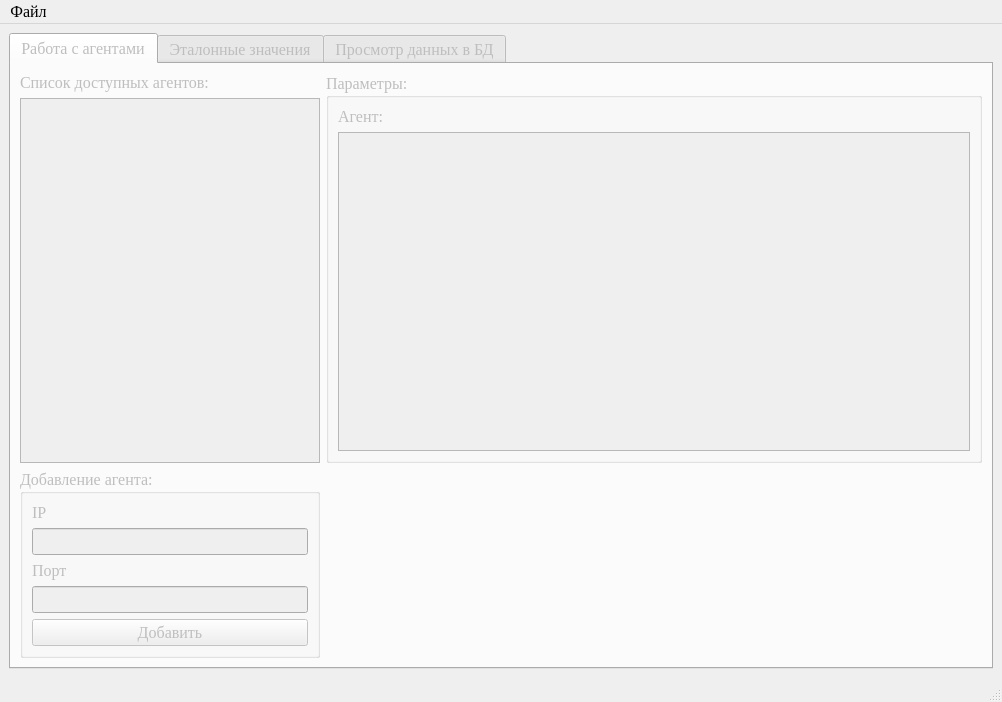
<?xml version="1.0" encoding="UTF-8"?>
<ui version="4.0">
 <class>MainWindow</class>
 <widget class="QMainWindow" name="MainWindow">
  <property name="geometry">
   <rect>
    <x>0</x>
    <y>0</y>
    <width>1002</width>
    <height>702</height>
   </rect>
  </property>
  <property name="font">
   <font>
    <family>Times New Roman</family>
    <pointsize>12</pointsize>
   </font>
  </property>
  <property name="windowTitle">
   <string>MainWindow</string>
  </property>
  <widget class="QWidget" name="centralwidget">
   <layout class="QGridLayout" name="gridLayout">
    <item row="0" column="0">
     <widget class="QTabWidget" name="tabWidget">
      <property name="enabled">
       <bool>false</bool>
      </property>
      <property name="currentIndex">
       <number>0</number>
      </property>
      <widget class="QWidget" name="tab">
       <attribute name="title">
        <string>Работа с агентами</string>
       </attribute>
       <layout class="QGridLayout" name="gridLayout_2">
        <item row="1" column="0">
         <widget class="QListWidget" name="listWidget">
          <property name="maximumSize">
           <size>
            <width>300</width>
            <height>16777215</height>
           </size>
          </property>
          <property name="editTriggers">
           <set>QAbstractItemView::NoEditTriggers</set>
          </property>
         </widget>
        </item>
        <item row="2" column="0">
         <widget class="QGroupBox" name="groupBox">
          <property name="maximumSize">
           <size>
            <width>300</width>
            <height>16777215</height>
           </size>
          </property>
          <property name="title">
           <string>Добавление агента:</string>
          </property>
          <layout class="QVBoxLayout" name="verticalLayout">
           <item>
            <widget class="QLabel" name="label">
             <property name="maximumSize">
              <size>
               <width>16777215</width>
               <height>27</height>
              </size>
             </property>
             <property name="text">
              <string>IP</string>
             </property>
            </widget>
           </item>
           <item>
            <widget class="QLineEdit" name="lineEdit"/>
           </item>
           <item>
            <widget class="QLabel" name="label_2">
             <property name="maximumSize">
              <size>
               <width>16777215</width>
               <height>27</height>
              </size>
             </property>
             <property name="text">
              <string>Порт</string>
             </property>
            </widget>
           </item>
           <item>
            <widget class="QLineEdit" name="lineEdit_2"/>
           </item>
           <item>
            <widget class="QPushButton" name="pushButton">
             <property name="text">
              <string>Добавить</string>
             </property>
            </widget>
           </item>
          </layout>
         </widget>
        </item>
        <item row="0" column="0">
         <widget class="QLabel" name="label_5">
          <property name="text">
           <string>Список доступных агентов:</string>
          </property>
         </widget>
        </item>
        <item row="0" column="1" rowspan="2">
         <widget class="QGroupBox" name="groupBox_7">
          <property name="title">
           <string>Параметры:</string>
          </property>
          <layout class="QGridLayout" name="gridLayout_5">
           <item row="0" column="1">
            <widget class="QLabel" name="label_7">
             <property name="text">
              <string/>
             </property>
            </widget>
           </item>
           <item row="0" column="0">
            <widget class="QLabel" name="label_6">
             <property name="maximumSize">
              <size>
               <width>100</width>
               <height>16777215</height>
              </size>
             </property>
             <property name="text">
              <string>Агент:</string>
             </property>
            </widget>
           </item>
           <item row="1" column="0" colspan="2">
            <widget class="QTableWidget" name="tableWidget_2">
             <property name="editTriggers">
              <set>QAbstractItemView::NoEditTriggers</set>
             </property>
             <property name="selectionMode">
              <enum>QAbstractItemView::NoSelection</enum>
             </property>
            </widget>
           </item>
          </layout>
         </widget>
        </item>
       </layout>
      </widget>
      <widget class="QWidget" name="tab_3">
       <attribute name="title">
        <string>Эталонные значения</string>
       </attribute>
       <layout class="QVBoxLayout" name="verticalLayout_3">
        <item>
         <widget class="QTableView" name="tableView_2">
          <property name="editTriggers">
           <set>QAbstractItemView::NoEditTriggers</set>
          </property>
          <property name="selectionMode">
           <enum>QAbstractItemView::SingleSelection</enum>
          </property>
          <property name="selectionBehavior">
           <enum>QAbstractItemView::SelectRows</enum>
          </property>
         </widget>
        </item>
        <item>
         <widget class="QGroupBox" name="groupBox_2">
          <property name="sizePolicy">
           <sizepolicy hsizetype="Preferred" vsizetype="Maximum">
            <horstretch>0</horstretch>
            <verstretch>0</verstretch>
           </sizepolicy>
          </property>
          <property name="maximumSize">
           <size>
            <width>16777215</width>
            <height>200</height>
           </size>
          </property>
          <property name="title">
           <string>Изменение значения:</string>
          </property>
          <layout class="QVBoxLayout" name="verticalLayout_2">
           <item>
            <widget class="QLabel" name="label_3">
             <property name="maximumSize">
              <size>
               <width>16777215</width>
               <height>27</height>
              </size>
             </property>
             <property name="text">
              <string>Параметр</string>
             </property>
            </widget>
           </item>
           <item>
            <widget class="QComboBox" name="comboBox"/>
           </item>
           <item>
            <widget class="QLabel" name="label_4">
             <property name="maximumSize">
              <size>
               <width>16777215</width>
               <height>27</height>
              </size>
             </property>
             <property name="text">
              <string>Значение</string>
             </property>
            </widget>
           </item>
           <item>
            <widget class="QLineEdit" name="lineEdit_3"/>
           </item>
           <item>
            <widget class="QPushButton" name="pushButton_2">
             <property name="text">
              <string>Внести изменения</string>
             </property>
            </widget>
           </item>
          </layout>
         </widget>
        </item>
       </layout>
      </widget>
      <widget class="QWidget" name="tab_2">
       <attribute name="title">
        <string>Просмотр данных в БД</string>
       </attribute>
       <layout class="QGridLayout" name="gridLayout_3">
        <item row="2" column="0" colspan="2">
         <widget class="QGroupBox" name="groupBox_3">
          <property name="title">
           <string>Фильтрация:</string>
          </property>
          <layout class="QHBoxLayout" name="horizontalLayout">
           <item>
            <widget class="QGroupBox" name="groupBox_4">
             <property name="maximumSize">
              <size>
               <width>210</width>
               <height>16777215</height>
              </size>
             </property>
             <property name="title">
              <string>По агенту:</string>
             </property>
             <layout class="QHBoxLayout" name="horizontalLayout_2">
              <item>
               <widget class="QCheckBox" name="checkBox">
                <property name="text">
                 <string/>
                </property>
               </widget>
              </item>
              <item>
               <widget class="QLineEdit" name="lineEdit_5">
                <property name="maximumSize">
                 <size>
                  <width>200</width>
                  <height>16777215</height>
                 </size>
                </property>
               </widget>
              </item>
             </layout>
            </widget>
           </item>
           <item>
            <widget class="QGroupBox" name="groupBox_6">
             <property name="maximumSize">
              <size>
               <width>250</width>
               <height>16777215</height>
              </size>
             </property>
             <property name="title">
              <string>По значению параметра:</string>
             </property>
             <layout class="QGridLayout" name="gridLayout_6">
              <item row="1" column="2">
               <widget class="QLineEdit" name="lineEdit_7"/>
              </item>
              <item row="1" column="0">
               <widget class="QCheckBox" name="checkBox_2">
                <property name="text">
                 <string/>
                </property>
               </widget>
              </item>
              <item row="0" column="0" colspan="3">
               <widget class="QComboBox" name="comboBox_2"/>
              </item>
             </layout>
            </widget>
           </item>
          </layout>
         </widget>
        </item>
        <item row="1" column="0" colspan="2">
         <widget class="QTableView" name="tableView">
          <property name="editTriggers">
           <set>QAbstractItemView::NoEditTriggers</set>
          </property>
          <property name="selectionMode">
           <enum>QAbstractItemView::SingleSelection</enum>
          </property>
          <property name="selectionBehavior">
           <enum>QAbstractItemView::SelectRows</enum>
          </property>
         </widget>
        </item>
        <item row="3" column="0">
         <widget class="QPushButton" name="pushButton_3">
          <property name="text">
           <string>Отобразить</string>
          </property>
         </widget>
        </item>
        <item row="3" column="1">
         <widget class="QPushButton" name="pushButton_4">
          <property name="text">
           <string>Сбросить</string>
          </property>
         </widget>
        </item>
        <item row="5" column="0" colspan="2">
         <widget class="QPushButton" name="pushButton_6">
          <property name="text">
           <string>Вывести в отчёт</string>
          </property>
         </widget>
        </item>
        <item row="0" column="0">
         <widget class="QPushButton" name="pushButton_7">
          <property name="text">
           <string>Выполнение аналитической функции</string>
          </property>
         </widget>
        </item>
       </layout>
      </widget>
     </widget>
    </item>
   </layout>
  </widget>
  <widget class="QMenuBar" name="menubar">
   <property name="geometry">
    <rect>
     <x>0</x>
     <y>0</y>
     <width>1002</width>
     <height>21</height>
    </rect>
   </property>
   <widget class="QMenu" name="menu">
    <property name="title">
     <string>Файл</string>
    </property>
    <addaction name="action"/>
    <addaction name="action_2"/>
   </widget>
   <addaction name="menu"/>
  </widget>
  <widget class="QStatusBar" name="statusbar"/>
  <action name="action">
   <property name="text">
    <string>Открыть базу данных</string>
   </property>
   <property name="shortcut">
    <string>Ctrl+O</string>
   </property>
  </action>
  <action name="action_2">
   <property name="text">
    <string>Создать базу данных</string>
   </property>
   <property name="shortcut">
    <string>Ctrl+N</string>
   </property>
  </action>
 </widget>
 <resources/>
 <connections/>
</ui>
